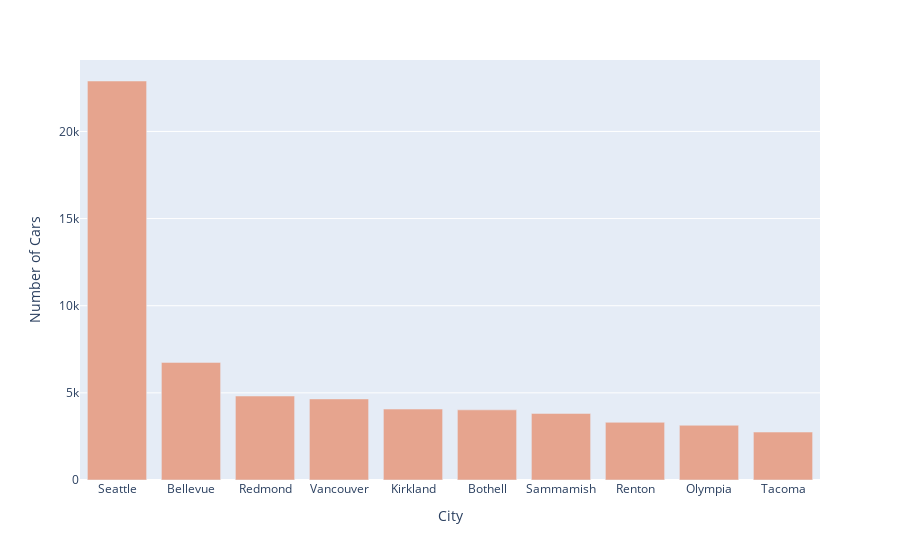

The code cell stored with this chart in its notebook:
### Markdown cell above
### Question: Which are the top 10 cities in terms of number of cars?

### Code cell
city_max = data['City'].value_counts().nlargest(10)
fig = px.bar(city_max,labels={'index':"City",'value':"Number of Cars"},hover_data={'variable':False},
       color_discrete_sequence=["#e6a48e"])
fig.update_layout(showlegend=False)
fig.update_traces(hoverlabel_font_color='black',hoverlabel_bgcolor='lightblue')
fig.show()

### Figure 1 — Plotly figure (JSON) as saved in the notebook; plotly's stock layout.template omitted (floating-point values rounded to 4 significant figures)
{"data": [{"alignmentgroup": "True", "customdata": [["City"], ["City"], ["City"], ["City"], ["City"], ["City"], ["City"], ["City"], ["City"], ["City"]], "hoverlabel": {"bgcolor": "lightblue", "font": {"color": "black"}}, "hovertemplate": "City=%{x}<br>Number of Cars=%{y}<extra></extra>", "legendgroup": "City", "marker": {"color": "#e6a48e", "pattern": {"shape": ""}}, "name": "City", "offsetgroup": "City", "orientation": "v", "showlegend": true, "textposition": "auto", "type": "bar", "x": ["Seattle", "Bellevue", "Redmond", "Vancouver", "Kirkland", "Bothell", "Sammamish", "Renton", "Olympia", "Tacoma"], "xaxis": "x", "y": [22894, 6748, 4820, 4652, 4071, 4024, 3819, 3311, 3140, 2752], "yaxis": "y"}], "layout": {"barmode": "relative", "legend": {"title": {"text": "variable"}, "tracegroupgap": 0}, "margin": {"t": 60}, "showlegend": false, "xaxis": {"anchor": "y", "domain": [0, 1], "title": {"text": "City"}}, "yaxis": {"anchor": "x", "domain": [0, 1], "title": {"text": "Number of Cars"}}}}
